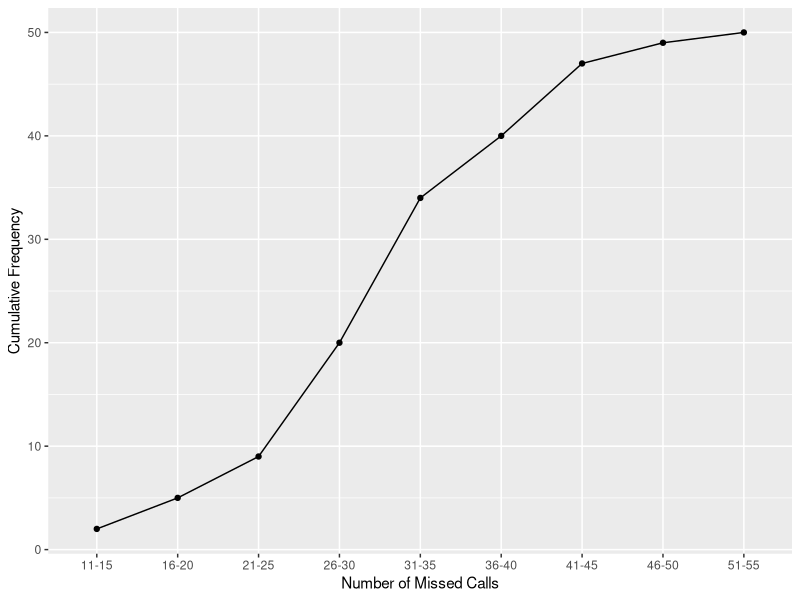
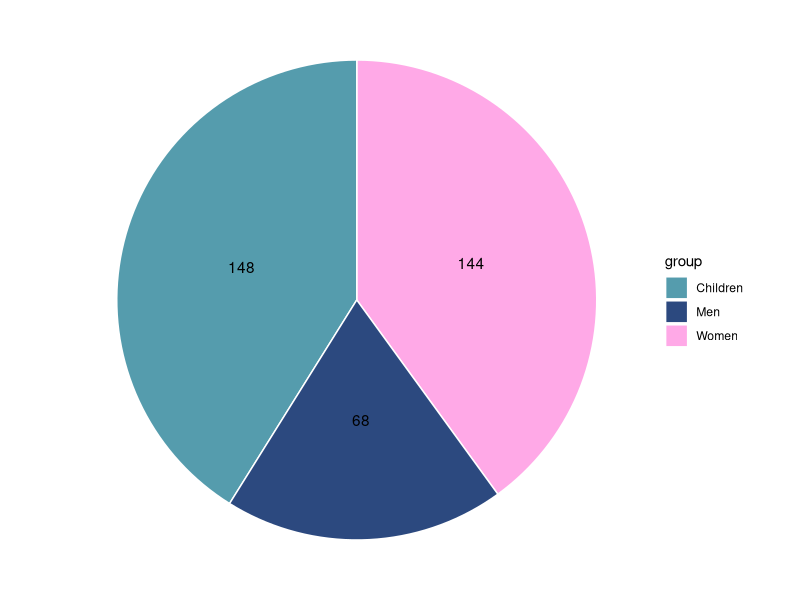
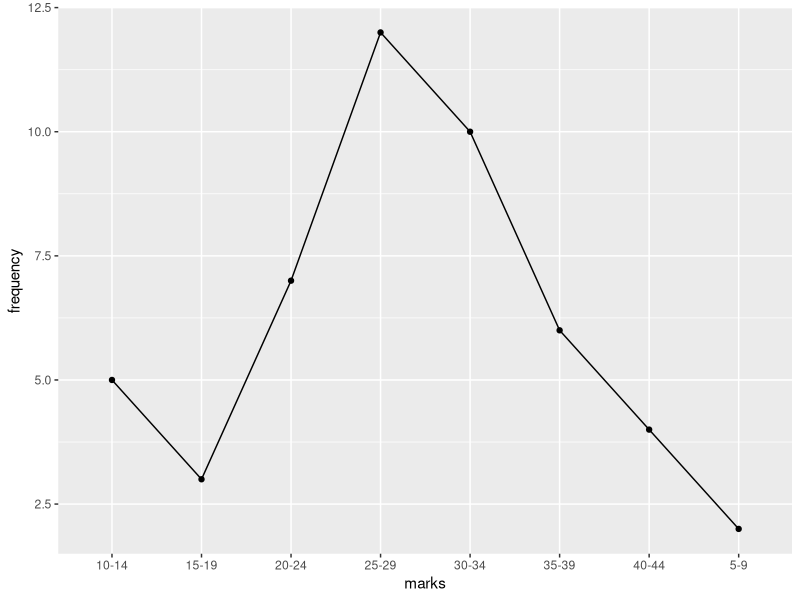
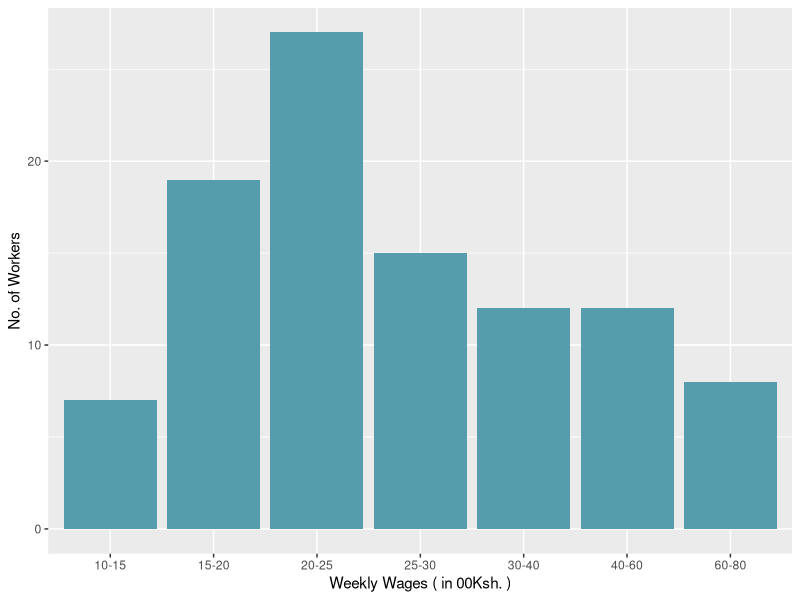

These charts were generated, in order, by the following R code:
## ---- chunk 1
# check if library already installed and install if does not exist then import
installedStatus <- any(grepl("ggplot2", installed.packages()))
if(!installedStatus){
install.packages("ggplot2")  # Install ggplot2 package if not already installed
}
library(ggplot2)  # Load the ggplot2 package
## ---- chunk 2
# data
numberOfMissedCalls <- c("11-15", "16-20", "21-25", "26-30", "31-35", "36-40", "41-45", "46-50", "51-55")
numberOfWeeks <- c(2, 3, 4, 11, 14, 6, 7, 2, 1)
cummulativeFrequency <- cumsum(numberOfWeeks)# Calculate the cumulative frequency

# display inform of a table -> data-frame
data <- data.frame(
  numberOfMissedCall = numberOfMissedCalls,
  numberOfWeeks = numberOfWeeks,
  cumulativeFrequency =cummulativeFrequency 
)

data 

# Plot the ogive graph using ggplot2
ggplot(data, aes(x = numberOfMissedCalls, y = cummulativeFrequency,group=1)) +
  geom_line() +
  geom_point() +
  labs(x = "Number of Missed Calls", y = "Cumulative Frequency" ) 
## ---- chunk 3
# create vector for the students marks
data <- c(36, 62, 15, 28, 60, 30, 25, 35, 75, 14, 16, 33, 58, 72, 80, 92, 44, 57, 55, 56, 70, 34, 40, 18, 15, 28, 32, 60, 57, 68, 83, 30, 32, 40, 38, 45, 48, 52, 58, 62, 65, 75, 84, 63, 58, 47, 55, 60, 38, 25, 18, 29, 15, 32, 35, 38, 45, 43, 46, 53, 58, 64, 68, 54, 59, 60, 61, 64, 65, 70, 78, 90)

# Step 1: sort data in ascending order
data <- sort(data) 
# get length of vector and assign to N
N <- length(data) 

# Step 2: unit of measurement - u (get unique  value then sort it based on unique values  difference between the largest value and the smallest value
diffLargeNsmall <- diff(sort(unique(data)))
# get smallest difference
smallDiff <- min(diffLargeNsmall) 
u<- smallDiff

# Step 3: obtain range (R) = MaxValue - MinValue
R <- max(data) - min(data) 

#step 4:  Determine the number of classes k = 1 + 3.322*log10(N)
k <- 1 + 3.322*(log10(N)) 
# rounded up so as to have enough number of classes
k<- ceiling(k) 

# Step 5: Specify class width, according to the instructions we set w as 10
w = R/k
w <- 10 
# Step 5: set the LCL
LCL <- data[1] 

# Step 6: Get the other classes, adding the width to the LCL until we get to k iterations 
smallestVal <- data[1] # this is taken as the LCL
largetsVal <- data[N]

# Create a sequence by adding w we will include the last value of the sequence,  breaks returns the first un-grouped classes
breaks <- seq(smallestVal, largetsVal+w , w)
#breaks
#breaks[-length(breaks)] # excludes the last/largest value since it is in order
#breaks[-1] - 1 #excludes  first element in position 1 then prints our sequence having reduce each by 1 ( these act as the UCLs)

# Create the labels using paste0 for concatenation -> these are inclusive grouped class limits
classLabels <- paste0("", breaks[-length(breaks)], "-", breaks[-1] - 1, "")

 
# creating frequency distribution table, note: right=false makes sure we include the last value in the render
frequency <- table(cut(data ,breaks,right = FALSE)) # cut -> converts numeric to a 
cummulativeFreq =  cumsum(as.vector(frequency))
relativeFreq = as.vector((frequency/N)*100)
frequency <- as.vector(frequency)
#creating a data frame
dataFrame <- data.frame(
  class= classLabels,
  f =  frequency,
  cf = cummulativeFreq,
  rf  = relativeFreq
)
## ---- chunk 4
dataFrame
## ---- chunk 5
numberOfMen <-510
numberOFWomen <- 1080 
totalDegrees <- 360
degreeOfChildrenNmen <- 216

# pie Chart % rep of Men + Children = 216
degreeOfWomen <- 360 - 216 # meaning women rep 144 degrees  
#pie Allocation = (number/total Population) * 360
totalPopulationAttended <- numberOFWomen *360/degreeOfWomen 
numberOfChildren <- (totalPopulationAttended - (numberOfMen + numberOFWomen))
degreeOfChildren <- numberOfChildren * 360/ totalPopulationAttended
# angle representing children
degreeOfChildren 
degreeOfMen <- degreeOfChildrenNmen - degreeOfChildren

degrees <- data.frame(
  children = degreeOfChildren, 
  women = degreeOfWomen,
  men = degreeOfMen)

group <- c("Women","Children", "Men")
deg <- c(degreeOfWomen, degreeOfChildren,degreeOfMen)

df <- data.frame(deg = deg,
                 group = group)
#plot graph 
ggplot(df, aes(x = "", y = deg, fill = group)) +
  geom_col(color = "white") +
  geom_text(aes(label = deg),
            position = position_stack(vjust = 0.5)) +
  coord_polar(theta = "y") + 
  scale_fill_manual(values = c("#559CAD", "#2C497F", "#FFA9E7"))+
  theme_void()
## ---- chunk 6
#create a vector 
data <- c(40, 45, 41, 45, 45, 30, 39, 8, 48, 25, 26, 9, 23, 24, 26, 29, 8, 40, 41, 42, 39, 35, 18, 25, 35, 40, 42, 43, 44, 36, 27, 32, 28, 27, 25, 26, 38, 37, 36, 35, 32, 28, 40, 41, 43, 44, 45, 40, 39, 41)
data <- sort(data)
## ---- chunk 7
stem(data)
## ---- chunk 8
classInterval <- c("5-9", "10-14", "15-19", "20-24", "25-29", "30-34", "35-39", "40-44")
marks <- c(2, 5, 3, 7, 12, 10, 6, 4)
cumulativeFrequency <- cumsum(marks)  # Calculate the cumulative frequency

dataFrame <- data.frame(
  class = classInterval,
  f = marks,
  cf = cumulativeFrequency
) 
 # ggplot operating in layers, we first set the x n y aesthetics or data then we add the points, and finally the line, kindly note here we do not use the cummulative freq. as we are focusing on frequency distribution
ggplot(dataFrame, aes(x = classInterval, y = marks, group = 1)) + 
    geom_point()+
    geom_line()+
   labs(x = "marks", y = "frequency") 
## ---- chunk 9
# total number of observations
N <-34
# lower class boundary
LCB <-199.5
#smallest value
smallVal <- LCB
#largest value 
largeVal <- 337
# width (stated from above instructions)
w <- 20
# number of classes(stated from above instructions)
k <- 7

# attain the lower class boundaries
breaks <- seq(smallVal, largeVal+w , w) 

# concatenate into classes
classLabels <- paste0("", breaks[-length(breaks)], "-", breaks[-1] - 1, "")
classLabels <- as.vector(classLabels)  

#mid points => (LCB +UCB)/2
midPoints<-paste0(breaks[-length(breaks)]) 
midPoints <- as.vector((breaks[-length(breaks)] +(breaks[-1]-1))/2) 

dataFrame <- data.frame(
  class= classLabels,
  midPoints = midPoints 
)
## ---- chunk 10
dataFrame
## ---- chunk 11
# Town A and B - observations are in percentage

data <- data.frame(
  Town = c("A", "A", "B", "B"),
  Gender = c("Female", "Male", "Female", "Male"),
  coffeeDrinkers = c(0.40, 0.05, 0.15, 0.30),
  nonCoffeeDrinkers = c(0.60, 0.95, 0.85, 0.70)
)
## ---- chunk 12
data
## ---- chunk 13
# create class vector ->weekly wages
class <- c("10-15", "15-20","20-25", "25-30", "30-40","40-60", "60-80")
numOfWorker <- c(7,19,27,15,12,12,8) 

dataFrame <- data.frame(
  class = class,
  numOfWorker = numOfWorker
)
#using ggplot we layer till we plot our histogram
ggplot(dataFrame, aes(x=class, y=numOfWorker  )) +   
 geom_histogram(stat="identity",fill = "#559CAD")+
  labs(x = "Weekly Wages ( in 00Ksh. )", y = "No. of Workers")  
